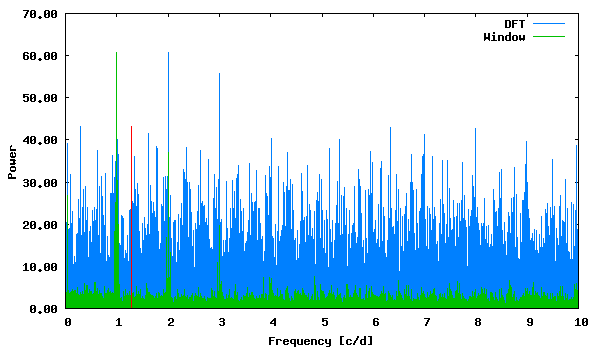

Recreate this plot in gnuplot.
set term png size 600,350 medium
set colors classic
set output "phase_lc_16.deeming.png"
set xlabel "Frequency [c/d]"
set ylabel "Power"
set format y "%5.2f"
plot "deeming.periodogram" using 1:2 with lines linecolor 3 title "DFT", "deeming.periodogram" using 1:3 with lines linecolor 2 title "Window", "<echo '1.295102 43.17806731'" with impulses linecolor 1 title ""
 
